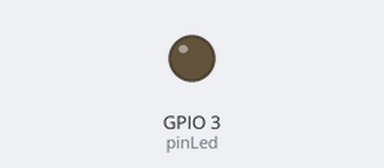
Recording of a program running on a simulated ESP32. On the bench: output pins drawn as LEDs (lit = HIGH).

Above: at 0.05 s.
At 3.5 s:
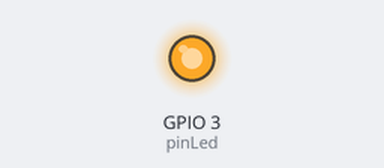
At 5.25 s:
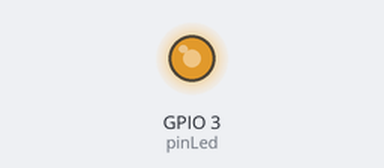
At 7.0 s:
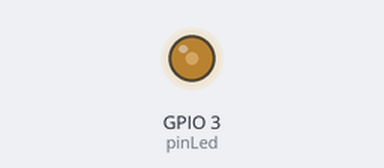
Timing chart, 0 to 9.1 s (numbered marks = the images above):
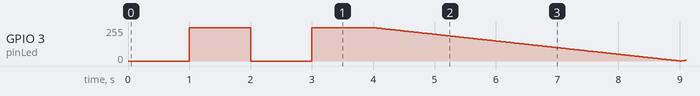

The program:

main.cpp
```cpp
#include <Arduino.h>

#define ARDUINO__
//#define ESP32__
//#define ATTINY85__

#ifdef ARDUINO__
  #include "cn5711_Arduino.h"
#endif

#ifdef ESP32__
  #include "cn5711_Esp32.h"
#endif

#ifdef ATTINY85__
  #include "cn5711_Attiny85.h"
#endif
```

cn5711_Arduino.h
```cpp
#define pinLed  3

#define ledOff  0
#define ledOn 250 //255 is the maximum pwm value

int value = 0;  //pwm value

void setup() {
  pinMode(pinLed, OUTPUT);  //setto il pin pwm come uscita
}

void loop() {
  //blink
  analogWrite(pinLed, ledOff);  // Turn off led
  delay(1000);                  // Wait a second
  analogWrite(pinLed, ledOn);   // Turn on led
  delay(1000);                  // Wait a second
  analogWrite(pinLed, ledOff);  //...
  delay(1000);
  analogWrite(pinLed, ledOn);
  delay(1000);

  //dimm
  for (value = ledOn; value > ledOff; value --) {  //decrease the light by decreasing "value"
    analogWrite(pinLed, value);
    delay(20);
  }

  for (value = ledOff; value < ledOn; value ++) {  //increase the light by increasing "value"
    analogWrite(pinLed, value);
    delay(20);
  }

}
```
